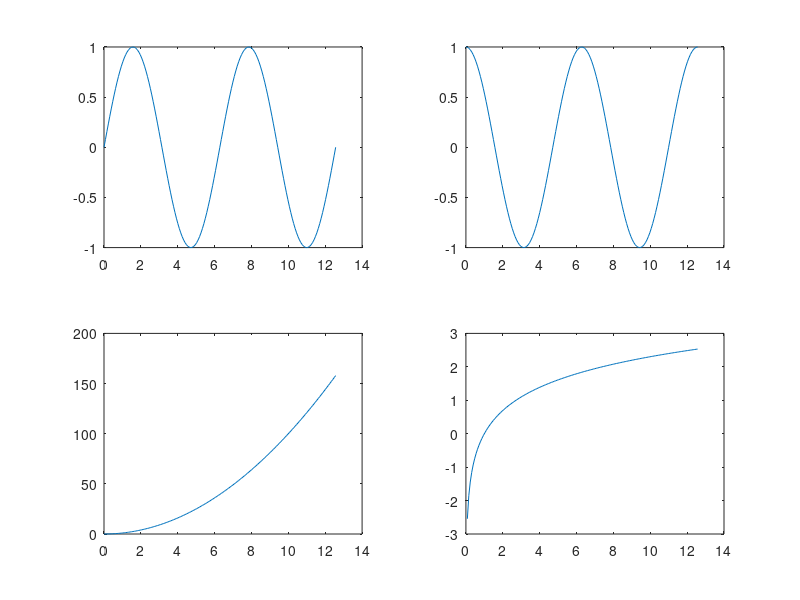

The MATLAB script that drew this image:
%%%%%%%%%%%%%%%%%%%%%%%%%%%%%%%%%%%%%%%%%%%%%%%%%%%%%%%%%%%%%%%%%%%%%%%%%%%%%%%%
% 20_subplot
%%%%%%%%%%%%%%%%%%%%%%%%%%%%%%%%%%%%%%%%%%%%%%%%%%%%%%%%%%%%%%%%%%%%%%%%%%%%%%%%

x = 0 : pi/40 : 4*pi;

subplot( 2, 2, 1 );
plot( x, sin(x) );
subplot( 2, 2, 2 );
plot( x, cos(x) );
subplot( 2, 2, 3 );
plot( x, x.^2 );
subplot( 2, 2, 4 );
plot( x, log(x) );
